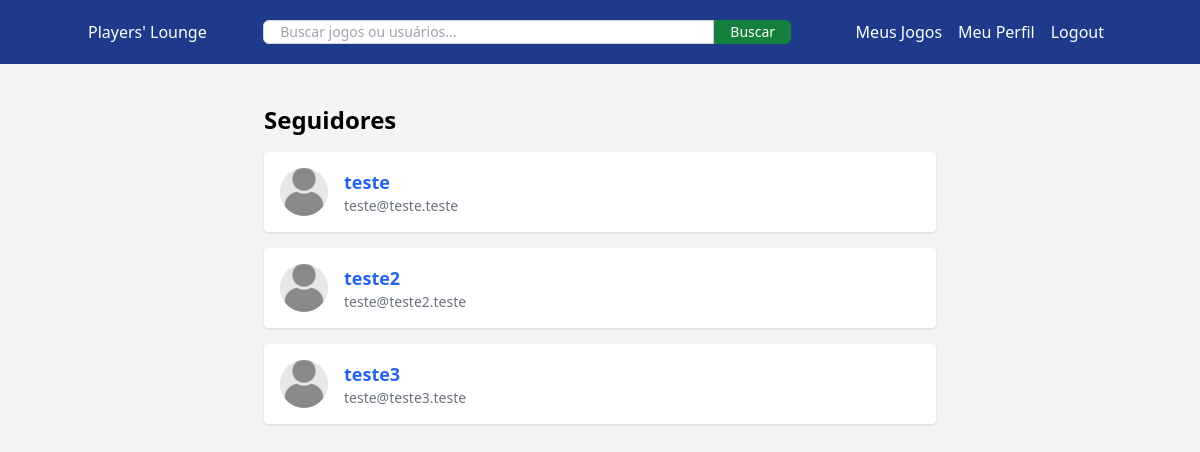
Page /index.php?action=show_followers&username=Hawkie (signed in) on the committed database.
### tables this page shows
CREATE TABLE "users"(
  id integer primary key autoincrement not null,
  username varchar(255) not null unique,
  password varchar(255) not null,
  name varchar(255) not null,
  bio varchar(255),
  profile_picture varchar(255),
  email varchar(255) not null unique
  );

### controllers/UserController.php (called while the page is built, shortened)
<?php
require_once 'models/User.php';
class UserController
{
    private $userModel;
    public function __construct($pdo)
    {
        $this->userModel = new User($pdo);
    }
    public function showFollowers()
    {
        $username = $_GET['username'];
        $followersId = $this->userModel->getFollowers($username);
        $followers = [];
        foreach ($followersId as $follower)
        {
            $followers[] = $this->userModel->getUserById($follower['following_id']);
        }
        include 'views/users/followers.php';
        exit;
    }
}

### index.php (called while the page is built, shortened)
<?php
Router::route();
?>

### models/User.php (called while the page is built, shortened)
<?php
class User
{
    private $db;
    public function __construct($pdo)
    {
        $this->db = $pdo;
    }
    public function getUserById($user_id)
    {
        $stmt = $this->db->prepare("SELECT * FROM users WHERE id = ?");
        $stmt->execute([$user_id]);
        return $stmt->fetch();
    }
    public function findByUsername($username)
    {
        $stmt = $this->db->prepare("SELECT * FROM users WHERE username = ?");
        $stmt->execute([$username]);
        return $stmt->fetch();
    }
    public function getFollowers($username)
    {
        $user = $this->findByUsername($username);
        $userId = $user['id'];
        $stmt = $this->db->prepare("SELECT * FROM followers WHERE follower_id = ?");
        $stmt->execute([$userId]);
        return $stmt->fetchAll();
    }
}

### views/users/followers.php (the view, shortened to what this page needs)
<div class="max-w-2xl mx-auto py-6">
    <h2 class="text-2xl font-semibold mb-4">Seguidores</h2>
    <?php if (empty($followers)): ?>
        <p class="text-gray-600">Você ainda não tem seguidores.</p>
    <?php else: ?>
        <ul class="space-y-4">
            <?php foreach ($followers as $user): ?>
                <li class="flex items-center bg-white shadow p-4 rounded">
                    <img src="uploads/profilePictures/<?=$user['profile_picture'] ?? 'defaultProfilePicture.jpg'?>" alt="Avatar" class="w-12 h-12 rounded-full object-cover mr-4">
                    <div>
                        <a href="index.php?action=perfil&user=<?= urlencode($user['username']) ?>" class="text-lg font-semibold text-blue-600 hover:underline">
                            <?= htmlspecialchars($user['username']) ?>
                        </a>
                        <p class="text-sm text-gray-500"><?= htmlspecialchars($user['email']) ?></p>
                    </div>
                </li>
            <?php endforeach; ?>
        </ul>
    <?php endif; ?>
</div>
<?php include 'views/templates/footer.php'; ?>

### rows in the picture
users: username "teste", email "teste@teste.teste"
users: username "teste2", email "teste@teste2.teste"
users: username "teste3", email "teste@teste3.teste"
